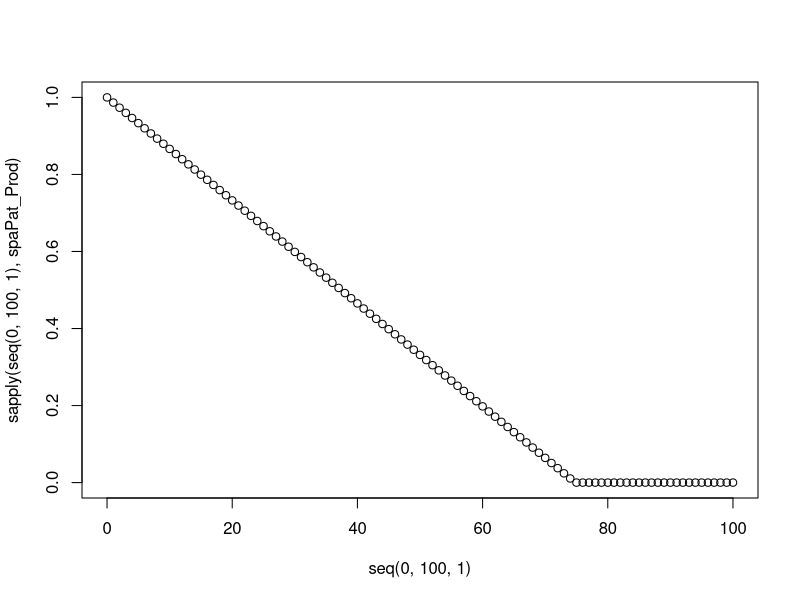

Source code (R): (Note: this script raises an error after producing the figure.)


#Watson et al 2016 SpaPatens
#TR site

spaPat_Prod = function(x) {
  out= ( -0.35*x + 26.18)/26.18  #x is inundation time
  ifelse(out<0,0,ifelse(out>1,1,out))

}

plot(seq(0,100,1), sapply(seq(0,100,1),spaPat_Prod))

spaPat_Prob_inund = approxfun(seq(0,1,0.01),  sapply(seq(0,100,1),spaPat_Prod), rule=2)

saveRDS(spaPat_Prob_inund,'input/SpeciesFuns/Biomass/SpartinaPatens_relProd_inundTime.rds' )
